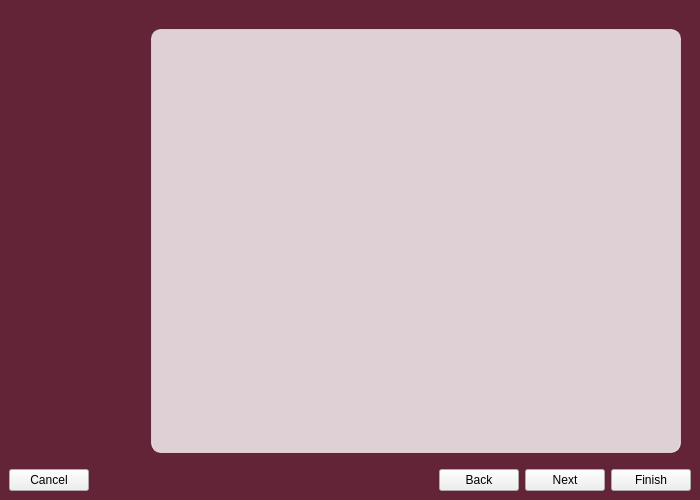
<?xml version="1.0" encoding="UTF-8"?>
<ui version="4.0">
 <class>bugtoolUI</class>
 <widget class="QWidget" name="bugtoolUI">
  <property name="geometry">
   <rect>
    <x>0</x>
    <y>0</y>
    <width>700</width>
    <height>500</height>
   </rect>
  </property>
  <property name="windowTitle">
   <string>Bug Reporting Tool</string>
  </property>
  <property name="styleSheet">
   <string notr="true">
#bugtool{
	
       background-image:url(':/raw/pics/bg.png');
       background-repeat: no-repeat;
       background-position: left top;
       background-color: #642437;
       alternate-background-color: gray;
       selection-background-color: gray;

}

QStackedWidget#mainStack {
	color: white;
     border-style: outset;
     border-width: 1px;
     border-radius: 10px;
     border-color: rgba(255, 255, 255, 152);

}
</string>
  </property>
  <layout class="QGridLayout" name="gridLayout_3">
   <property name="margin">
    <number>0</number>
   </property>
   <item row="0" column="0">
    <widget class="QWidget" name="bugtool" native="true">
     <layout class="QGridLayout" name="gridLayout_2">
      <item row="0" column="0">
       <layout class="QGridLayout" name="gridLayout">
        <item row="1" column="0" rowspan="3" colspan="3">
         <widget class="QLabel" name="labelMenu">
          <property name="font">
           <font>
            <pointsize>11</pointsize>
           </font>
          </property>
          <property name="autoFillBackground">
           <bool>false</bool>
          </property>
          <property name="styleSheet">
           <string notr="true">color:black</string>
          </property>
          <property name="text">
           <string/>
          </property>
          <property name="alignment">
           <set>Qt::AlignLeading|Qt::AlignLeft|Qt::AlignTop</set>
          </property>
          <property name="indent">
           <number>10</number>
          </property>
         </widget>
        </item>
        <item row="0" column="0" colspan="3">
         <widget class="QLabel" name="labelLogo">
          <property name="sizePolicy">
           <sizepolicy hsizetype="Fixed" vsizetype="Fixed">
            <horstretch>0</horstretch>
            <verstretch>0</verstretch>
           </sizepolicy>
          </property>
          <property name="minimumSize">
           <size>
            <width>80</width>
            <height>80</height>
           </size>
          </property>
          <property name="styleSheet">
           <string notr="true">margin-left:14px;</string>
          </property>
          <property name="text">
           <string/>
          </property>
         </widget>
        </item>
        <item row="2" column="0">
         <spacer name="horizontalSpacer">
          <property name="orientation">
           <enum>Qt::Horizontal</enum>
          </property>
          <property name="sizeType">
           <enum>QSizePolicy::Fixed</enum>
          </property>
          <property name="sizeHint" stdset="0">
           <size>
            <width>120</width>
            <height>20</height>
           </size>
          </property>
         </spacer>
        </item>
       </layout>
      </item>
      <item row="0" column="1">
       <layout class="QVBoxLayout" name="verticalLayout_4">
        <item>
         <spacer name="verticalSpacer">
          <property name="orientation">
           <enum>Qt::Vertical</enum>
          </property>
          <property name="sizeType">
           <enum>QSizePolicy::Fixed</enum>
          </property>
          <property name="sizeHint" stdset="0">
           <size>
            <width>20</width>
            <height>10</height>
           </size>
          </property>
         </spacer>
        </item>
        <item>
         <widget class="QStackedWidget" name="mainStack">
          <property name="sizePolicy">
           <sizepolicy hsizetype="Expanding" vsizetype="Expanding">
            <horstretch>0</horstretch>
            <verstretch>0</verstretch>
           </sizepolicy>
          </property>
          <property name="styleSheet">
           <string notr="true">QStackedWidget#mainStack{background-color:rgba(255, 255, 255,200);
margin: 10px;
}</string>
          </property>
          <property name="lineWidth">
           <number>0</number>
          </property>
          <property name="currentIndex">
           <number>0</number>
          </property>
          <widget class="QWidget" name="page"/>
         </widget>
        </item>
       </layout>
      </item>
      <item row="1" column="0" colspan="2">
       <layout class="QHBoxLayout" name="horizontalLayout_2">
        <item>
         <widget class="QPushButton" name="buttonCancel">
          <property name="styleSheet">
           <string notr="true">color:black</string>
          </property>
          <property name="text">
           <string>Cancel</string>
          </property>
         </widget>
        </item>
        <item>
         <spacer name="horizontalSpacer_2">
          <property name="orientation">
           <enum>Qt::Horizontal</enum>
          </property>
          <property name="sizeHint" stdset="0">
           <size>
            <width>40</width>
            <height>20</height>
           </size>
          </property>
         </spacer>
        </item>
        <item>
         <widget class="QPushButton" name="buttonBack">
          <property name="styleSheet">
           <string notr="true">color:black</string>
          </property>
          <property name="text">
           <string>Back</string>
          </property>
         </widget>
        </item>
        <item>
         <widget class="QPushButton" name="buttonNext">
          <property name="styleSheet">
           <string notr="true">color:black</string>
          </property>
          <property name="text">
           <string>Next</string>
          </property>
         </widget>
        </item>
        <item>
         <widget class="QPushButton" name="buttonFinish">
          <property name="styleSheet">
           <string notr="true">color:black</string>
          </property>
          <property name="text">
           <string>Finish</string>
          </property>
         </widget>
        </item>
       </layout>
      </item>
     </layout>
    </widget>
   </item>
  </layout>
 </widget>
 <resources>
  <include location="../raw.qrc"/>
 </resources>
 <connections/>
</ui>
